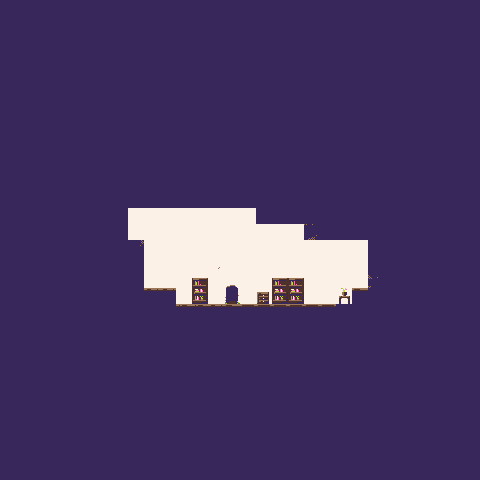

Rendered tile map (Tiled .tmx) drawn with the repository's tilesets; below, a short description and the full map source, tile grids included:
An orthogonal 30x30 tile map with 16x16 px tiles, 3 tile layers (under, main, over) and 1 object (test).

<map version="1.0" orientation="orthogonal" renderorder="right-down" width="30" height="30" tilewidth="16" tileheight="16">
 <tileset firstgid="1" name="tiles" tilewidth="16" tileheight="16">
  <image source="../image/tiles.png" width="512" height="512" />
 </tileset>
 <layer name="under" width="30" height="30">
  <data encoding="csv">
0,0,0,0,0,0,0,0,0,0,0,0,0,0,0,0,0,0,0,0,0,0,0,0,0,0,0,0,0,0,
0,0,0,0,0,0,0,0,0,0,0,0,0,0,0,0,0,0,0,0,0,0,0,0,0,0,0,0,0,0,
0,0,0,0,0,0,0,0,0,0,0,0,0,0,0,0,0,0,0,0,0,0,0,0,0,0,0,0,0,0,
0,0,0,0,0,0,0,0,0,0,0,0,0,0,0,0,0,0,0,0,0,0,0,0,0,0,0,0,0,0,
0,0,0,0,0,0,0,0,0,0,0,0,0,0,0,0,0,0,0,0,0,0,0,0,0,0,0,0,0,0,
0,0,0,0,0,0,0,0,0,0,0,0,0,0,0,0,0,0,0,0,0,0,0,0,0,0,0,0,0,0,
0,0,0,0,0,0,0,0,0,0,0,0,0,0,0,0,0,0,0,0,0,0,0,0,0,0,0,0,0,0,
0,0,0,0,0,0,0,0,0,0,0,0,0,0,0,0,0,0,0,0,0,0,0,0,0,0,0,0,0,0,
0,0,0,0,0,0,0,0,0,0,0,0,0,0,0,0,0,0,0,0,0,0,0,0,0,0,0,0,0,0,
0,0,0,0,0,0,0,0,0,0,0,0,0,0,0,0,0,0,0,0,0,0,0,0,0,0,0,0,0,0,
0,0,0,0,0,0,0,0,0,0,0,0,0,0,0,0,0,0,0,0,0,0,0,0,0,0,0,0,0,0,
0,0,0,0,0,0,0,0,0,0,0,0,0,0,0,0,0,0,0,0,0,0,0,0,0,0,0,0,0,0,
0,0,0,0,0,0,0,0,0,0,0,0,0,0,0,0,0,0,0,0,0,0,0,0,0,0,0,0,0,0,
0,0,0,0,0,0,0,0,17,17,17,17,17,17,17,17,0,0,0,0,0,0,0,0,0,0,0,0,0,0,
0,0,0,0,0,0,0,0,17,17,17,17,17,17,17,17,17,17,17,0,0,0,0,0,0,0,0,0,0,0,
0,0,0,0,0,0,0,0,0,17,17,17,17,17,17,17,17,17,17,17,17,17,17,0,0,0,0,0,0,0,
0,0,0,0,0,0,0,0,0,17,17,17,17,18,17,17,17,17,17,17,17,17,17,0,0,0,0,0,0,0,
0,0,0,0,0,0,0,0,0,17,17,17,83,17,81,17,17,83,83,17,17,17,17,0,0,0,0,0,0,0,
0,0,0,0,0,0,0,0,0,0,0,17,115,17,113,17,114,115,115,17,17,116,0,0,0,0,0,0,0,0,
0,0,0,0,0,0,0,0,0,0,0,0,0,0,0,0,0,0,0,0,0,0,0,0,0,0,0,0,0,0,
0,0,0,0,0,0,0,0,0,0,0,0,0,0,0,0,0,0,0,0,0,0,0,0,0,0,0,0,0,0,
0,0,0,0,0,0,0,0,0,0,0,0,0,0,0,0,0,0,0,0,0,0,0,0,0,0,0,0,0,0,
0,0,0,0,0,0,0,0,0,0,0,0,0,0,0,0,0,0,0,0,0,0,0,0,0,0,0,0,0,0,
0,0,0,0,0,0,0,0,0,0,0,0,0,0,0,0,0,0,0,0,0,0,0,0,0,0,0,0,0,0,
0,0,0,0,0,0,0,0,0,0,0,0,0,0,0,0,0,0,0,0,0,0,0,0,0,0,0,0,0,0,
0,0,0,0,0,0,0,0,0,0,0,0,0,0,0,0,0,0,0,0,0,0,0,0,0,0,0,0,0,0,
0,0,0,0,0,0,0,0,0,0,0,0,0,0,0,0,0,0,0,0,0,0,0,0,0,0,0,0,0,0,
0,0,0,0,0,0,0,0,0,0,0,0,0,0,0,0,0,0,0,0,0,0,0,0,0,0,0,0,0,0,
0,0,0,0,0,0,0,0,0,0,0,0,0,0,0,0,0,0,0,0,0,0,0,0,0,0,0,0,0,0,
0,0,0,0,0,0,0,0,0,0,0,0,0,0,0,0,0,0,0,0,0,0,0,0,0,0,0,0,0,0
</data>
 </layer>
 <layer name="main" width="30" height="30">
  <data encoding="csv">
99,99,99,99,99,99,99,99,99,99,99,99,99,99,99,99,99,99,99,99,99,99,99,99,99,99,99,99,99,99,
99,99,99,99,99,99,99,99,99,99,99,99,99,99,99,99,99,99,99,99,99,99,99,99,99,99,99,99,99,99,
99,99,99,99,99,99,99,99,99,99,99,99,99,99,99,99,99,99,99,99,99,99,99,99,99,99,99,99,99,99,
99,99,99,99,99,99,99,99,99,99,99,99,99,99,99,99,99,99,99,99,99,99,99,99,99,99,99,99,99,99,
99,99,99,99,99,99,99,99,99,99,99,99,99,99,99,99,99,99,99,99,99,99,99,99,99,99,99,99,99,99,
99,99,99,99,99,99,99,99,99,99,99,99,99,99,99,99,99,99,99,99,99,99,99,99,99,99,99,99,99,99,
99,99,99,99,99,99,99,99,99,99,99,99,99,99,99,99,99,99,99,99,99,99,99,99,99,99,99,99,99,99,
99,99,99,99,99,99,99,99,99,99,99,99,99,99,99,99,99,99,99,99,99,99,99,99,99,99,99,99,99,99,
99,99,99,99,99,99,99,99,99,99,99,99,99,99,99,99,99,99,99,99,99,99,99,99,99,99,99,99,99,99,
99,99,99,99,99,99,99,99,99,99,99,99,99,99,99,99,99,99,99,99,99,99,99,99,99,99,99,99,99,99,
99,99,99,99,99,99,99,99,99,99,99,99,99,99,99,99,99,99,99,99,99,99,99,99,99,99,99,99,99,99,
99,99,99,99,99,99,99,99,99,99,99,99,99,99,99,99,99,99,99,99,99,99,99,99,99,99,99,99,99,99,
99,99,99,99,99,99,99,99,99,99,99,99,99,99,99,99,99,99,99,99,99,99,99,99,99,99,99,99,99,99,
99,99,99,99,99,99,99,99,0,0,0,0,0,0,0,0,99,99,99,99,99,99,99,99,99,99,99,99,99,99,
99,99,99,99,99,99,99,99,0,0,0,0,0,0,0,0,0,0,0,161,99,99,99,99,99,99,99,99,99,99,
99,99,99,99,99,99,99,99,68,0,0,0,0,0,0,0,0,0,0,0,0,0,0,99,99,99,99,99,99,99,
99,99,99,99,99,99,99,99,99,0,0,0,0,0,0,0,0,0,0,0,0,0,0,99,99,99,99,99,99,99,
99,99,99,99,99,99,99,99,99,0,0,0,0,0,0,0,0,0,0,0,0,0,0,129,99,99,99,99,99,99,
99,99,99,99,99,99,99,99,99,50,50,0,0,0,0,0,0,0,0,0,0,0,51,99,99,99,99,99,99,99,
99,99,99,99,99,99,99,99,99,99,99,49,49,50,51,52,52,52,52,52,52,99,99,99,99,99,99,99,99,99,
99,99,99,99,99,99,99,99,99,99,99,99,99,99,99,99,99,99,99,99,99,99,99,99,99,99,99,99,99,99,
99,99,99,99,99,99,99,99,99,99,99,99,99,99,99,99,99,99,99,99,99,99,99,99,99,99,99,99,99,99,
99,99,99,99,99,99,99,99,99,99,99,99,99,99,99,99,99,99,99,99,99,99,99,99,99,99,99,99,99,99,
99,99,99,99,99,99,99,99,99,99,99,99,99,99,99,99,99,99,99,99,99,99,99,99,99,99,99,99,99,99,
99,99,99,99,99,99,99,99,99,99,99,99,99,99,99,99,99,99,99,99,99,99,99,99,99,99,99,99,99,99,
99,99,99,99,99,99,99,99,99,99,99,99,99,99,99,99,99,99,99,99,99,99,99,99,99,99,99,99,99,99,
99,99,99,99,99,99,99,99,99,99,99,99,99,99,99,99,99,99,99,99,99,99,99,99,99,99,99,99,99,99,
99,99,99,99,99,99,99,99,99,99,99,99,99,99,99,99,99,99,99,99,99,99,99,99,99,99,99,99,99,99,
99,99,99,99,99,99,99,99,99,99,99,99,99,99,99,99,99,99,99,99,99,99,99,99,99,99,99,99,99,99,
99,99,99,99,99,99,99,99,99,99,99,99,99,99,99,99,99,99,99,99,99,99,99,99,99,99,99,99,99,99
</data>
 </layer>
 <layer name="over" width="30" height="30">
  <data encoding="csv">
0,0,0,0,0,0,0,0,0,0,0,0,0,0,0,0,0,0,0,0,0,0,0,0,0,0,0,0,0,0,
0,0,0,0,0,0,0,0,0,0,0,0,0,0,0,0,0,0,0,0,0,0,0,0,0,0,0,0,0,0,
0,0,0,0,0,0,0,0,0,0,0,0,0,0,0,0,0,0,0,0,0,0,0,0,0,0,0,0,0,0,
0,0,0,0,0,0,0,0,0,0,0,0,0,0,0,0,0,0,0,0,0,0,0,0,0,0,0,0,0,0,
0,0,0,0,0,0,0,0,0,0,0,0,0,0,0,0,0,0,0,0,0,0,0,0,0,0,0,0,0,0,
0,0,0,0,0,0,0,0,0,0,0,0,0,0,0,0,0,0,0,0,0,0,0,0,0,0,0,0,0,0,
0,0,0,0,0,0,0,0,0,0,0,0,0,0,0,0,0,0,0,0,0,0,0,0,0,0,0,0,0,0,
0,0,0,0,0,0,0,0,0,0,0,0,0,0,0,0,0,0,0,0,0,0,0,0,0,0,0,0,0,0,
0,0,0,0,0,0,0,0,0,0,0,0,0,0,0,0,0,0,0,0,0,0,0,0,0,0,0,0,0,0,
0,0,0,0,0,0,0,0,0,0,0,0,0,0,0,0,0,0,0,0,0,0,0,0,0,0,0,0,0,0,
0,0,0,0,0,0,0,0,0,0,0,0,0,0,0,0,0,0,0,0,0,0,0,0,0,0,0,0,0,0,
0,0,0,0,0,0,0,0,0,0,0,0,0,0,0,0,0,0,0,0,0,0,0,0,0,0,0,0,0,0,
0,0,0,0,0,0,0,0,0,0,0,0,0,0,0,0,0,0,0,0,0,0,0,0,0,0,0,0,0,0,
0,0,0,0,0,0,0,0,0,0,0,0,0,0,0,0,0,0,0,0,0,0,0,0,0,0,0,0,0,0,
0,0,0,0,0,0,0,0,0,0,0,0,0,0,0,0,0,0,0,0,0,0,0,0,0,0,0,0,0,0,
0,0,0,0,0,0,0,0,0,0,0,0,0,0,0,0,0,0,0,0,0,0,0,0,0,0,0,0,0,0,
0,0,0,0,0,0,0,0,0,0,0,0,0,0,0,0,0,0,0,0,0,0,0,0,0,0,0,0,0,0,
0,0,0,0,0,0,0,0,0,0,0,0,0,0,0,0,0,0,0,0,0,0,0,0,0,0,0,0,0,0,
0,0,0,0,0,0,0,0,0,0,0,0,0,0,0,0,0,0,0,0,0,0,0,0,0,0,0,0,0,0,
0,0,0,0,0,0,0,0,0,0,0,0,0,0,0,0,0,0,0,0,0,0,0,0,0,0,0,0,0,0,
0,0,0,0,0,0,0,0,0,0,0,0,0,0,0,0,0,0,0,0,0,0,0,0,0,0,0,0,0,0,
0,0,0,0,0,0,0,0,0,0,0,0,0,0,0,0,0,0,0,0,0,0,0,0,0,0,0,0,0,0,
0,0,0,0,0,0,0,0,0,0,0,0,0,0,0,0,0,0,0,0,0,0,0,0,0,0,0,0,0,0,
0,0,0,0,0,0,0,0,0,0,0,0,0,0,0,0,0,0,0,0,0,0,0,0,0,0,0,0,0,0,
0,0,0,0,0,0,0,0,0,0,0,0,0,0,0,0,0,0,0,0,0,0,0,0,0,0,0,0,0,0,
0,0,0,0,0,0,0,0,0,0,0,0,0,0,0,0,0,0,0,0,0,0,0,0,0,0,0,0,0,0,
0,0,0,0,0,0,0,0,0,0,0,0,0,0,0,0,0,0,0,0,0,0,0,0,0,0,0,0,0,0,
0,0,0,0,0,0,0,0,0,0,0,0,0,0,0,0,0,0,0,0,0,0,0,0,0,0,0,0,0,0,
0,0,0,0,0,0,0,0,0,0,0,0,0,0,0,0,0,0,0,0,0,0,0,0,0,0,0,0,0,0,
0,0,0,0,0,0,0,0,0,0,0,0,0,0,0,0,0,0,0,0,0,0,0,0,0,0,0,0,0,0
</data>
 </layer>
 <objectgroup name="entities">
  <object name="door" type="test" x="226" y="285.333" width="12" height="18.3333" />
 </objectgroup>
</map>
